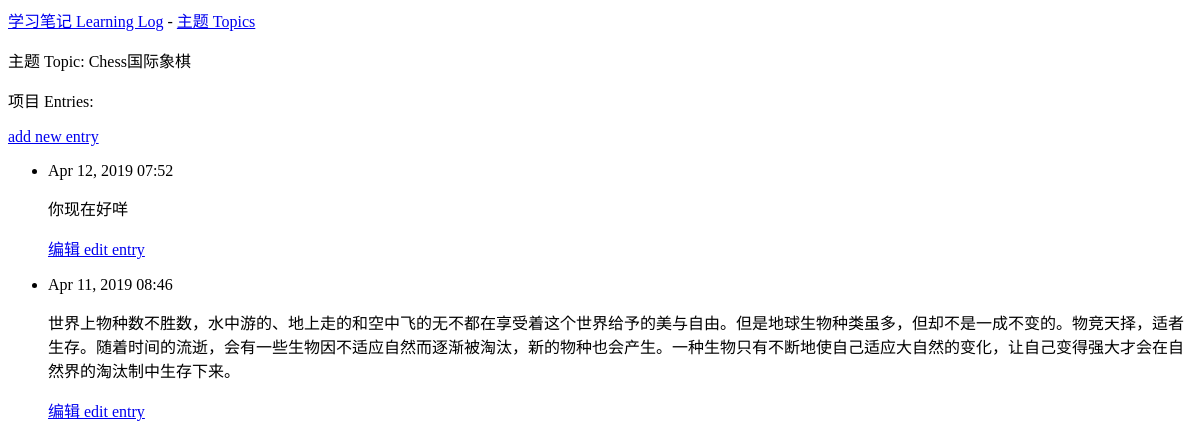
Page /topics/1/ on the earlier database version.
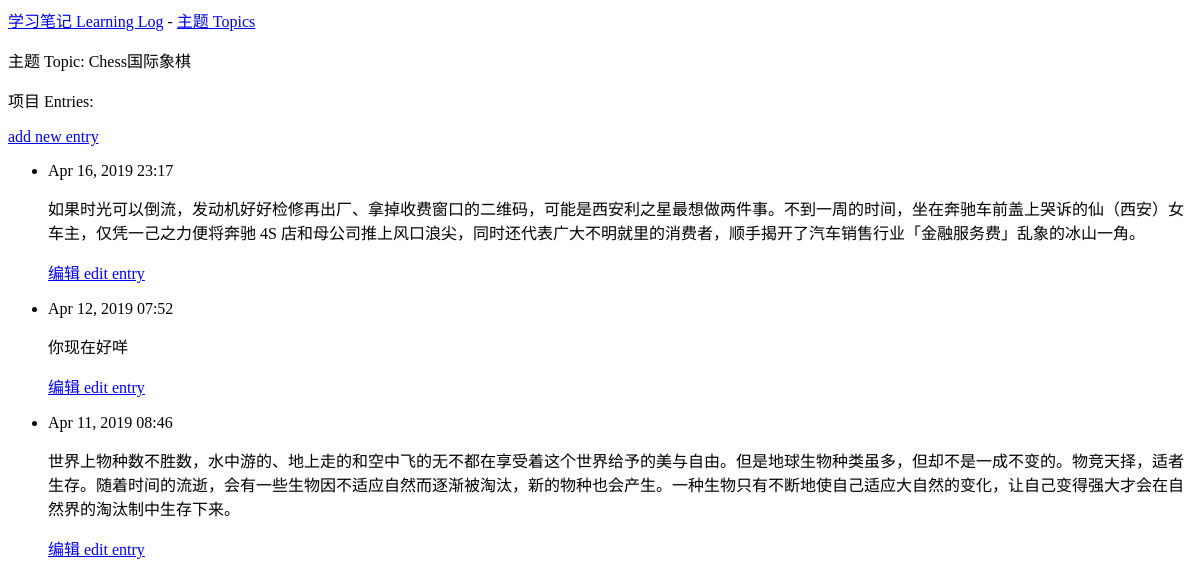
Same page on the later database version.
### learning_logs/models.py (models this page shows, shortened)
class Topic(models.Model):
    text = models.CharField(max_length=200)
    date_added = models.DateTimeField(auto_now_add=True)
    def __str__(self):
        return self.text

class Entry(models.Model):
    topic = models.ForeignKey(Topic, on_delete=models.CASCADE)
    text = models.TextField()
    date_added = models.DateTimeField(auto_now_add=True)
    class Meta:
        verbose_name_plural = 'entries'

### learning_logs/views.py (the view)
# urls.py: path('topics/<topic_id>/', views.topic, name='topic'),
def topic(request, topic_id):
    topic = Topic.objects.get(id=topic_id)
    entries = topic.entry_set.order_by('-date_added')
    context = {'topic': topic, 'entries': entries}
    return render(request, 'learning_logs/topic.html', context)

### learning_logs/templates/learning_logs/topic.html
{% extends 'learning_logs/base.html' %}
{% block content %}
<p>主题 Topic: {{ topic }}</p>
<p>项目 Entries:</p>
<p>
    <a href="{% url 'learning_logs:new_entry' topic.id %}">add new entry</a>
</p>
<ul>
    {% for entry in entries %}
    <li>
        <p>{{ entry.date_added|date:'M d, Y H:i' }}</p>
        <p>{{ entry.text|linebreaks }}</p>
        <p>
            <a href="{% url 'learning_logs:edit_entry' entry.id %}">编辑 edit entry</a>
        </p>
    </li>
    {% empty %}
    <li>您还未添加任何主题喔 No topics have been added yet.</li>
    {% endfor %}
</ul>
{% endblock content %}

### learning_logs/templates/learning_logs/base.html
<p>
    <a href="{% url 'learning_logs:index' %}">学习笔记 Learning Log</a> -
    <a href="{% url 'learning_logs:topics' %}">主题 Topics</a>
</p>
{% block content %}{% endblock content %}

Differences in the rows shown:
added Entry: date_added "Apr 16, 2019 23:17", text "如果时光可以倒流，发动机好好检修再出厂、拿掉收费窗口的二维码，可能是西安利之星最想做两件事。不到一周的时间，坐在奔驰车前盖上哭诉的仙（西安）女车主，仅凭一己之力便将奔驰 4S 店和母公司推上风口浪尖，同时还代表广大不明就里的消费者，顺手揭开了汽车销售行业「金融服务费」乱象的冰山一角。"
